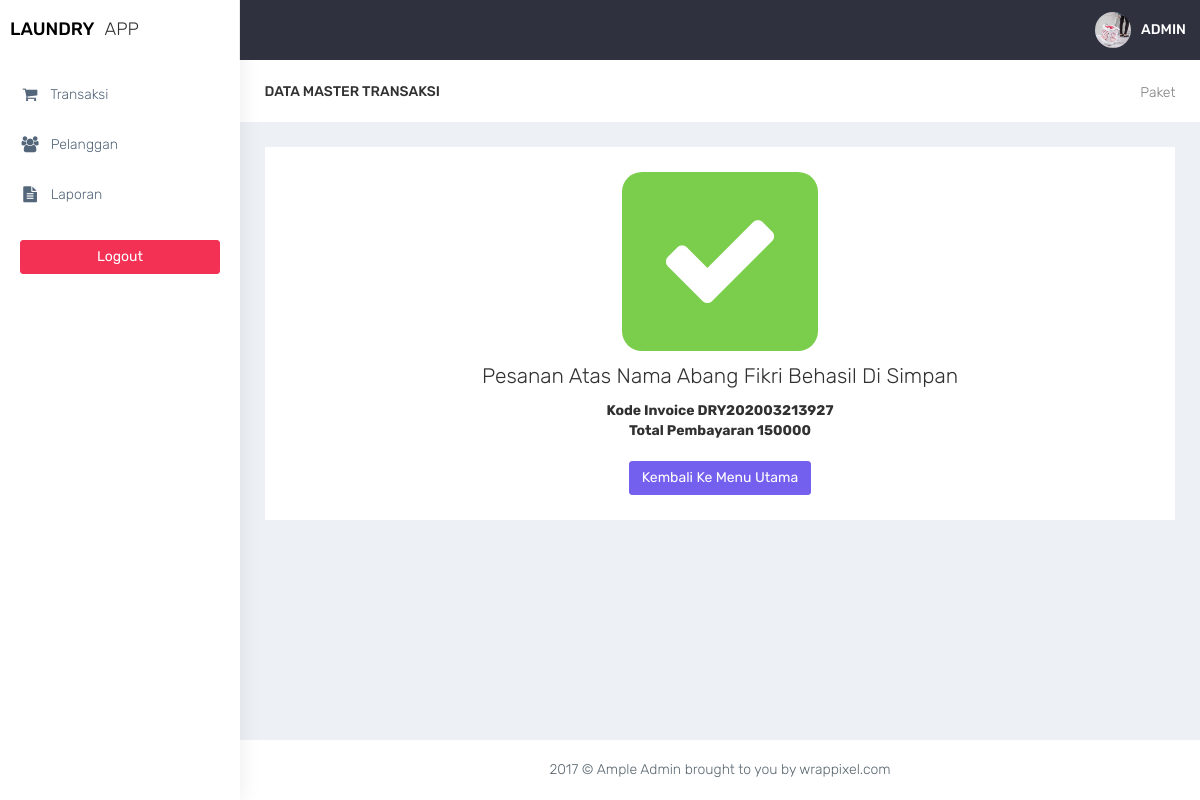
The page /kasir/transaksi_sukses.php?id=33 (signed in) on the database its author committed.
### tables this page shows
CREATE TABLE `transaksi` (
  `id_transaksi` int(11) NOT NULL,
  `outlet_id` int(11) DEFAULT NULL,
  `kode_invoice` varchar(100) DEFAULT NULL,
  `member_id` int(11) DEFAULT NULL,
  `tgl` datetime DEFAULT NULL,
  `batas_waktu` datetime DEFAULT NULL,
  `tgl_pembayaran` datetime DEFAULT NULL,
  `biaya_tambahan` int(11) DEFAULT NULL,
  `diskon` double DEFAULT NULL,
  `pajak` int(11) DEFAULT NULL,
  `status` enum('baru','proses','selesai','diambil') DEFAULT NULL,
  `status_bayar` enum('dibayar','belum') DEFAULT NULL,
  `user_id` int(11) DEFAULT NULL
);

CREATE TABLE `member` (
  `id_member` int(11) NOT NULL,
  `nama_member` varchar(100) DEFAULT NULL,
  `alamat_member` text DEFAULT NULL,
  `jenis_kelamin` enum('L','P') DEFAULT NULL,
  `telp_member` varchar(15) DEFAULT NULL,
  `no_ktp` varchar(30) DEFAULT NULL
);

CREATE TABLE `detail_transaksi` (
  `id_detail` int(11) NOT NULL,
  `transaksi_id` int(11) DEFAULT NULL,
  `paket_id` int(11) DEFAULT NULL,
  `qty` double DEFAULT NULL,
  `total_harga` double DEFAULT NULL,
  `keterangan` text DEFAULT NULL,
  `total_bayar` int(11) DEFAULT NULL
);

### kasir/functions.php (called while the page is built, shortened)
<?php
function ambilsatubaris($conn,$query){
    $db = mysqli_query($conn,$query);
    return mysqli_fetch_assoc($db);
}
?>

### kasir/transaksi_sukses.php (the view, shortened to what this page needs)
<?php
$title = 'transaksi';
require 'functions.php';
require 'layout_header.php';
$query = 'SELECT transaksi.*,member.nama_member , detail_transaksi.total_harga FROM transaksi INNER JOIN member ON member.id_member = transaksi.member_id INNER JOIN detail_transaksi ON detail_transaksi.transaksi_id = transaksi.id_transaksi WHERE transaksi.id_transaksi = ' . $_GET['id'];
$data = ambilsatubaris($conn,$query);
?>
<div class="container-fluid">
    <div class="row bg-title">
        <div class="col-lg-3 col-md-4 col-sm-4 col-xs-12">
            <h4 class="page-title">Data Master <?= $title ?></h4> </div>
        <div class="col-lg-9 col-sm-8 col-md-8 col-xs-12">
            <ol class="breadcrumb">
                <li><a href="#">Paket</a></li>
            </ol>
        </div>
    </div>
    <div class="row">
        <div class="col-md-12 col-lg-12 col-sm-12 col-xs-12">
            <div class="white-box">
                <div class="row">
                    <div class="col-md-4"></div>
                    <div class="col-md-4 text-center" style="padding-left: 50px;padding-right: 50px;">
                        <div class="bg-success" style="font-size: 125px;border-radius: 20px">
                            <i class="fa fa-check fa-10x text-white"></i>
                        </div>
                    </div>
                    <div class="col-md-4"></div>
                </div>
                <div class="row">
                    <div class="col-md-12 text-center">
                        <h3>Pesanan Atas Nama <?= $data['nama_member'] ?> Behasil Di Simpan</h3>
                        <strong>Kode Invoice <?= $data['kode_invoice'] ?></strong><br>
                        <strong>Total Pembayaran <?= $data['total_harga'] ?></strong><br><br>
                        <a href="transaksi.php" class="btn btn-primary">Kembali Ke Menu Utama</a>
                    </div>
                </div>
            </div>
        </div>
    </div>
</div>
<?php
require'layout_footer.php';

### assets/css/colors/default.css (style rules this page uses)
body { background: #fff; }

### rows shown on the page
transaksi: member.nama_member "Abang Fikri", kode_invoice "DRY202003213927", detail_transaksi.total_harga "150000"

### other values the page prints
$title "TRANSAKSI"
